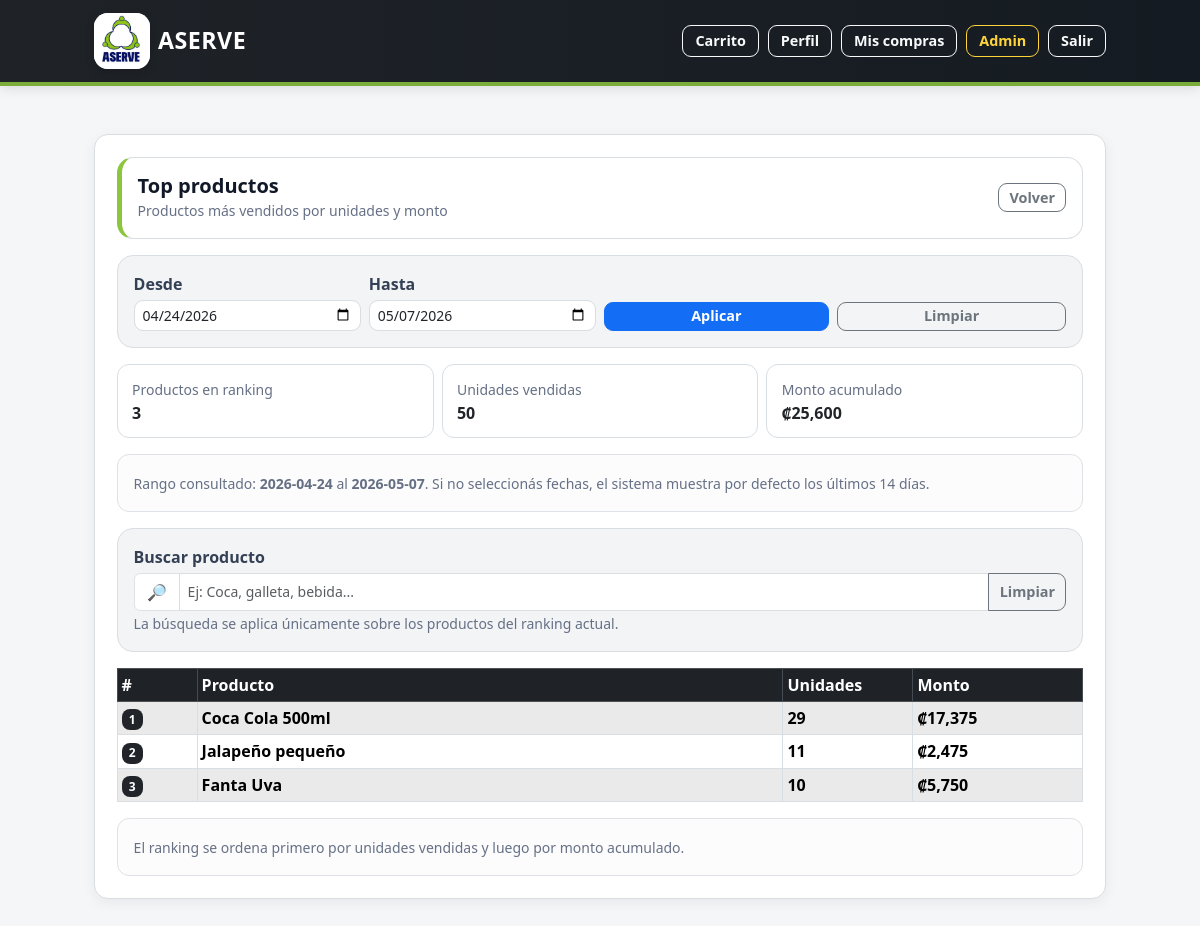
Before: /admin/reports/top-products (signed in) with the older database file.
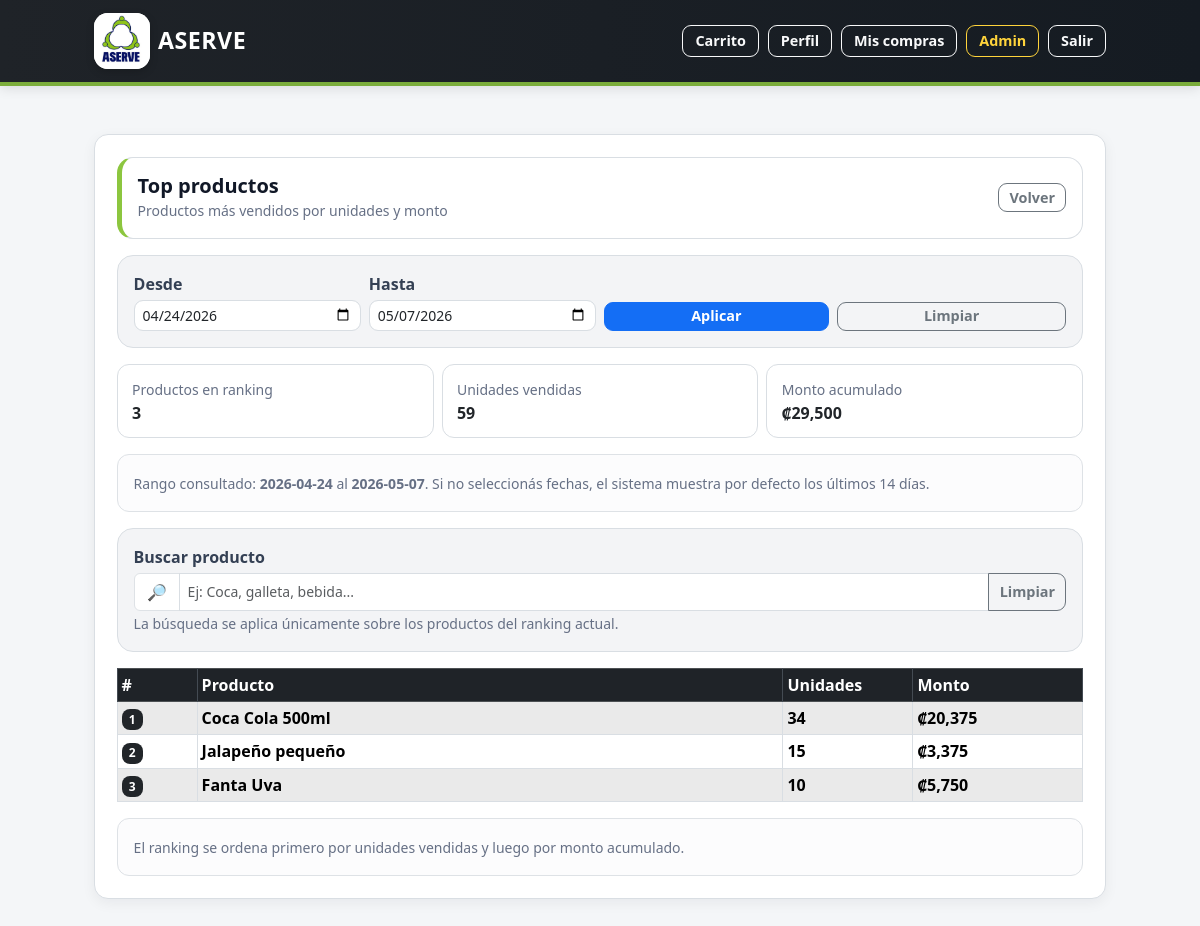
After: the same page with the newer database file.
### tables this page shows
CREATE TABLE products (
    id INTEGER PRIMARY KEY AUTOINCREMENT,
    nombre TEXT NOT NULL,
    precio REAL NOT NULL CHECK (precio >= 0),
    stock INTEGER NOT NULL DEFAULT 0 CHECK (stock >= 0),
    stock_minimo INTEGER NOT NULL DEFAULT 0 CHECK (stock_minimo >= 0),
    image_filename TEXT,
    activo INTEGER NOT NULL DEFAULT 1 CHECK (activo IN (0, 1))
);

### app.py (the view)
@app.route("/admin/reports/top-products")
def admin_report_top_products():
    if "user_id" not in session or session.get("rol") != "admin":
        return redirect(url_for("login"))
    start = (request.args.get("start") or "").strip()
    end = (request.args.get("end") or "").strip()
    hoy = datetime.now().date()
    hace_14 = hoy - timedelta(days=13)
    if not start:
        start = hace_14.strftime("%Y-%m-%d")
    if not end:
        end = hoy.strftime("%Y-%m-%d")
    where = []
    params = []
    where.append("date(o.fecha) >= date(?)")
    params.append(start)
    where.append("date(o.fecha) <= date(?)")
    params.append(end)
    where_sql = "WHERE " + " AND ".join(where)
    db = get_db()
    top = db.execute(
        f"""
        SELECT
            p.id,
            p.nombre,
            SUM(oi.cantidad) AS unidades,
            COALESCE(SUM(oi.cantidad * oi.precio_unitario), 0) AS monto
        FROM order_items oi
        JOIN orders o ON o.id = oi.order_id
        JOIN products p ON p.id = oi.product_id
        {where_sql}
        GROUP BY p.id, p.nombre
        ORDER BY unidades DESC, monto DESC
        LIMIT 20
        """,
        params
    ).fetchall()
    return render_template(
        "admin_report_top_products.html",
        start=start,
        end=end,
        top=top
    )

### app.py (called while the page is built)
@app.template_filter("crc")
def format_crc(value):
    try:
        return f"₡{float(value):,.0f}"
    except (TypeError, ValueError):
        return "₡0"

def get_db():
    if "db" not in g:
        db_folder = os.path.dirname(app.config["DATABASE"])
        os.makedirs(db_folder, exist_ok=True)
        g.db = sqlite3.connect(app.config["DATABASE"])
        g.db.row_factory = sqlite3.Row
    return g.db

@app.before_request
def proteger_acceso_global():
    endpoint = request.endpoint
    if endpoint is None:
        return None
    rutas_publicas = {
        "login",
        "static"
    }
    if endpoint in rutas_publicas:
        return None
    if "user_id" not in session:
        flash("Debes iniciar sesión para acceder a ASERVE.", "warning")
        return redirect(url_for("login"))
    rutas_password_temporal = {
        "cambiar_password_temporal",
        "logout",
        "static"
    }
    if session.get("password_temporal") == 1:
        if endpoint not in rutas_password_temporal:
            flash("Debes cambiar tu contraseña temporal antes de continuar.", "warning")
            return redirect(url_for("cambiar_password_temporal"))
    return None

### templates/admin_report_top_products.html (shortened to what the changed rows need)
{% extends "base.html" %}
{% block content %}
<div class="card shadow-sm">
  <div class="card-body">
    {% set total_productos = top|length %}
    {% set total_unidades = top|sum(attribute='unidades') %}
    {% set total_monto = top|sum(attribute='monto') %}
    <div class="row g-2 mb-3">
      <div class="col-12 col-md-4">
        <div class="admin-top-products-summary-box">
          <small class="text-muted">Unidades vendidas</small>
          <div class="fw-bold">
            {{ total_unidades }}
          </div>
        </div>
      </div>
      <div class="col-12 col-md-4">
        <div class="admin-top-products-summary-box">
          <small class="text-muted">Monto acumulado</small>
          <div class="fw-bold">
            {{ total_monto|crc }}
          </div>
        </div>
      </div>
    </div>
    <div class="table-responsive d-none d-md-block">
      <table class="table table-sm table-bordered table-striped align-middle mb-0">
        <thead class="table-dark">
          <tr>
            <th style="width: 80px;">#</th>
            <th>Producto</th>
            <th style="width: 130px;">Unidades</th>
            <th style="width: 170px;">Monto</th>
          </tr>
        </thead>
        <tbody>
          {% for p in top %}
          <tr class="top-product-item"
              data-search="{{ p.nombre|lower }}">
            <td>
              <span class="badge bg-dark">
                {{ loop.index }}
              </span>
            </td>
            <td>
              <div class="fw-semibold">
                {{ p.nombre }}
              </div>
            </td>
            <td>
              <b>{{ p.unidades }}</b>
            </td>
            <td>
              <b>{{ p.monto|crc }}</b>
            </td>
          </tr>
          {% else %}
          <tr>
            <td colspan="4" class="text-center text-muted py-4">
              No hay ventas registradas para el rango seleccionado.
            </td>
          </tr>
          {% endfor %}
        </tbody>
      </table>
    </div>
  </div>
</div>
{% endblock %}

Changed rows visible on the page:
changed products "Coca Cola 500ml": unidades "29" → "34"; monto|crc "₡17,375" → "₡20,375"
changed products "Jalapeño pequeño": unidades "11" → "15"; monto|crc "₡2,475" → "₡3,375"
Other visible differences:
{{ total_unidades }}: "50" → "59"
{{ total_monto|crc }}: "₡25,600" → "₡29,500"
